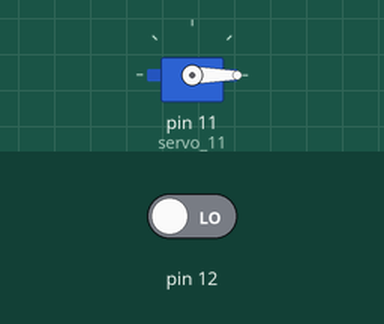
Bench run of a sketch on a simulated Arduino Uno, built with avr-gcc and run on an emulated ATmega328P. Shown: servo. The inputs (shaded band) are chosen by the test bench; at power-on: pin 12 LOW.

Above: at 1.3 s.
1.4 s: pin 12 driven HIGH
At 4.3 s:
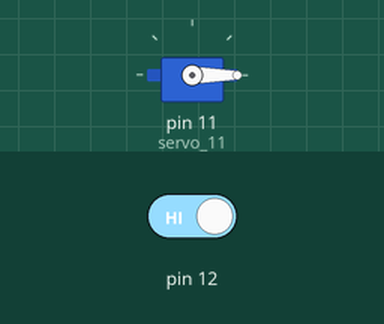
4.4 s: pin 12 driven LOW
At 5.1 s:
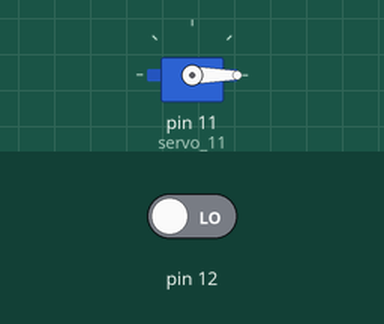
Timing chart, 0 to 7.4 s (numbered marks = the images above; inputs shaded):
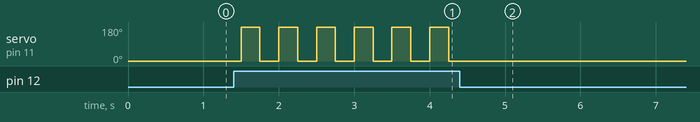

The sketch:

CONTROLANDO_UM_MICRO_SERVO_COM_UM_BOT_O.ino
```cpp
// C++ code
//
#include <Servo.h>

int estadoBotao = 0;

int guardaEstado = 0;

Servo servo_11;

void setup()
{
  pinMode(12, INPUT);
  servo_11.attach(11, 500, 2500);
}

void loop()
{
  estadoBotao = digitalRead(12);
  if (estadoBotao == HIGH) {
    if (guardaEstado == HIGH) {
      guardaEstado = LOW;
    } else {
      guardaEstado = HIGH;
    }
  }
  if (guardaEstado == HIGH) {
    servo_11.write(180);
  } else {
    servo_11.write(0);
  }
  delay(250); // Wait for 250 millisecond(s)
}
```

Measured:
- after the input at 1.4 s, servo on pin 11 (servo_11): alternates 180° for 0.25 s and 0° for 0.25 s, starting after 0.10 s
- after the input at 4.4 s, servo on pin 11 (servo_11): stops changing and stays 0°
